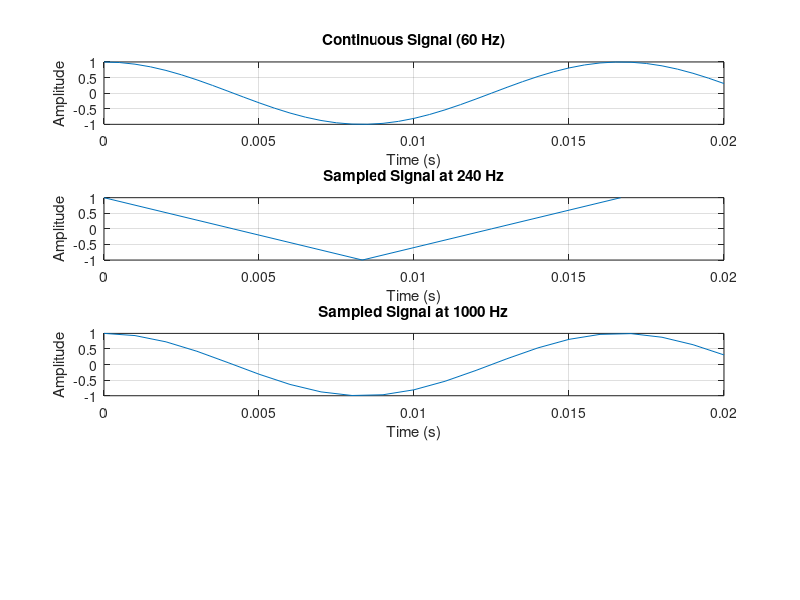

The MATLAB source for this figure:
% Time vector for continuous signal
t = 0:1/2000:0.02; 
x = cos(2*pi*60*t); 

% Time vector for 240 Hz sampled signal
t240 = 0:1/240:0.02; 
n240 = 0:length(t240)-1; 
x240 = cos(2*pi*60/240*n240); 

% Time vector for 1000 Hz sampled signal
t1000 = 0:1/1000:0.02; 
n1000 = 0:length(t1000)-1; 
x1000 = cos(2*pi*60/1000*n1000); 

% Create figure and subplots
figure;

% Subplot 1: Continuous signal
subplot(4,1,1);
plot(t, x);
title('Continuous Signal (60 Hz)');
xlabel('Time (s)');
ylabel('Amplitude');
grid on;

% Subplot 2: 240 Hz sampled signal
subplot(4,1,2);
plot(t240, x240);
title('Sampled Signal at 240 Hz');
xlabel('Time (s)');
ylabel('Amplitude');
text(1, 0.5, 'Sampled Signal', 'FontSize', 12); % Adjust text position as needed
grid on;

% Subplot 3: 1000 Hz sampled signal
subplot(4,1,3);
plot(t1000, x1000);
title('Sampled Signal at 1000 Hz');
xlabel('Time (s)');
ylabel('Amplitude');
grid on;

%% 
% Optional: Subplot 4 can be added for additional analysis or comparison
